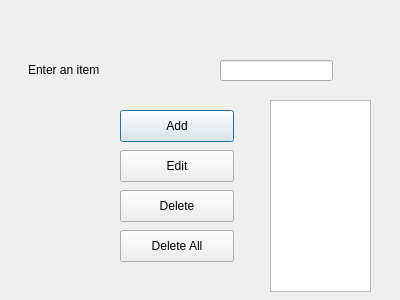
<?xml version="1.0" encoding="UTF-8"?>
<ui version="4.0">
 <class>Dialog</class>
 <widget class="QDialog" name="Dialog">
  <property name="geometry">
   <rect>
    <x>0</x>
    <y>0</y>
    <width>400</width>
    <height>300</height>
   </rect>
  </property>
  <property name="windowTitle">
   <string>Dialog</string>
  </property>
  <widget class="QLabel" name="label">
   <property name="geometry">
    <rect>
     <x>28</x>
     <y>60</y>
     <width>91</width>
     <height>20</height>
    </rect>
   </property>
   <property name="text">
    <string>Enter an item</string>
   </property>
  </widget>
  <widget class="QLineEdit" name="lineEdit">
   <property name="geometry">
    <rect>
     <x>220</x>
     <y>60</y>
     <width>113</width>
     <height>21</height>
    </rect>
   </property>
  </widget>
  <widget class="QPushButton" name="pushButtonAdd">
   <property name="geometry">
    <rect>
     <x>120</x>
     <y>110</y>
     <width>114</width>
     <height>32</height>
    </rect>
   </property>
   <property name="text">
    <string>Add</string>
   </property>
  </widget>
  <widget class="QListWidget" name="listWidget">
   <property name="geometry">
    <rect>
     <x>270</x>
     <y>100</y>
     <width>101</width>
     <height>192</height>
    </rect>
   </property>
  </widget>
  <widget class="QPushButton" name="pushButtonEdit">
   <property name="geometry">
    <rect>
     <x>120</x>
     <y>150</y>
     <width>114</width>
     <height>32</height>
    </rect>
   </property>
   <property name="text">
    <string>Edit</string>
   </property>
  </widget>
  <widget class="QPushButton" name="pushButtonDeleteAll">
   <property name="geometry">
    <rect>
     <x>120</x>
     <y>230</y>
     <width>114</width>
     <height>32</height>
    </rect>
   </property>
   <property name="text">
    <string>Delete All</string>
   </property>
  </widget>
  <widget class="QPushButton" name="pushButtonDelete">
   <property name="geometry">
    <rect>
     <x>120</x>
     <y>190</y>
     <width>114</width>
     <height>32</height>
    </rect>
   </property>
   <property name="text">
    <string>Delete</string>
   </property>
  </widget>
 </widget>
 <resources/>
 <connections/>
</ui>
